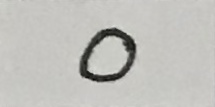
#> input picture Training/Dataset/digits/0/Cell_86_Test_11.jpg, 215 x 107 px; its folder holds only this picture in this run
$ jupyter execute --allow-errors knnModel.ipynb
#> lines starting #> are read from the running program, lines starting #| are printed output that depends on the picture
#> `image = cv2.resize(image, (25, 25))`:
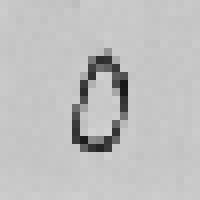
#> image: shape (25, 25) (shown 8 times larger); min 23, max 209, mean 191.3
#> `hog_desc = hog(image, orientations=9, pixels_per_cell=(8, 8),cells_per..`: hog_desc = 144 values, max 0.331 at index 27, min 0 at index 7, mean 0.113
[cell 1]
import numpy as np
import os
import scipy.ndimage
from skimage.feature import hog
from skimage import data, color, exposure
from sklearn.model_selection import  train_test_split
from sklearn.neighbors import KNeighborsClassifier
import joblib
import cv2
import imageio.v2 as imageio

[cell 2]
features_list = []
features_label = []
# load labeled training / test data
# loop over the 10 directories where each directory stores the images of a digit
#> (the rest of this cell did not finish here and is left out)

[cell 3]
# store features array into a numpy array
features  = np.array(features_list, 'float64')
# split the labled dataset into training / test sets
#> (the rest of this cell did not finish here and is left out)

[cell 4]
knn = joblib.load('./models/knn_model_digits.pkl')
#> (reads Code/KNN/models/knn_model_digits.pkl from the repository)
